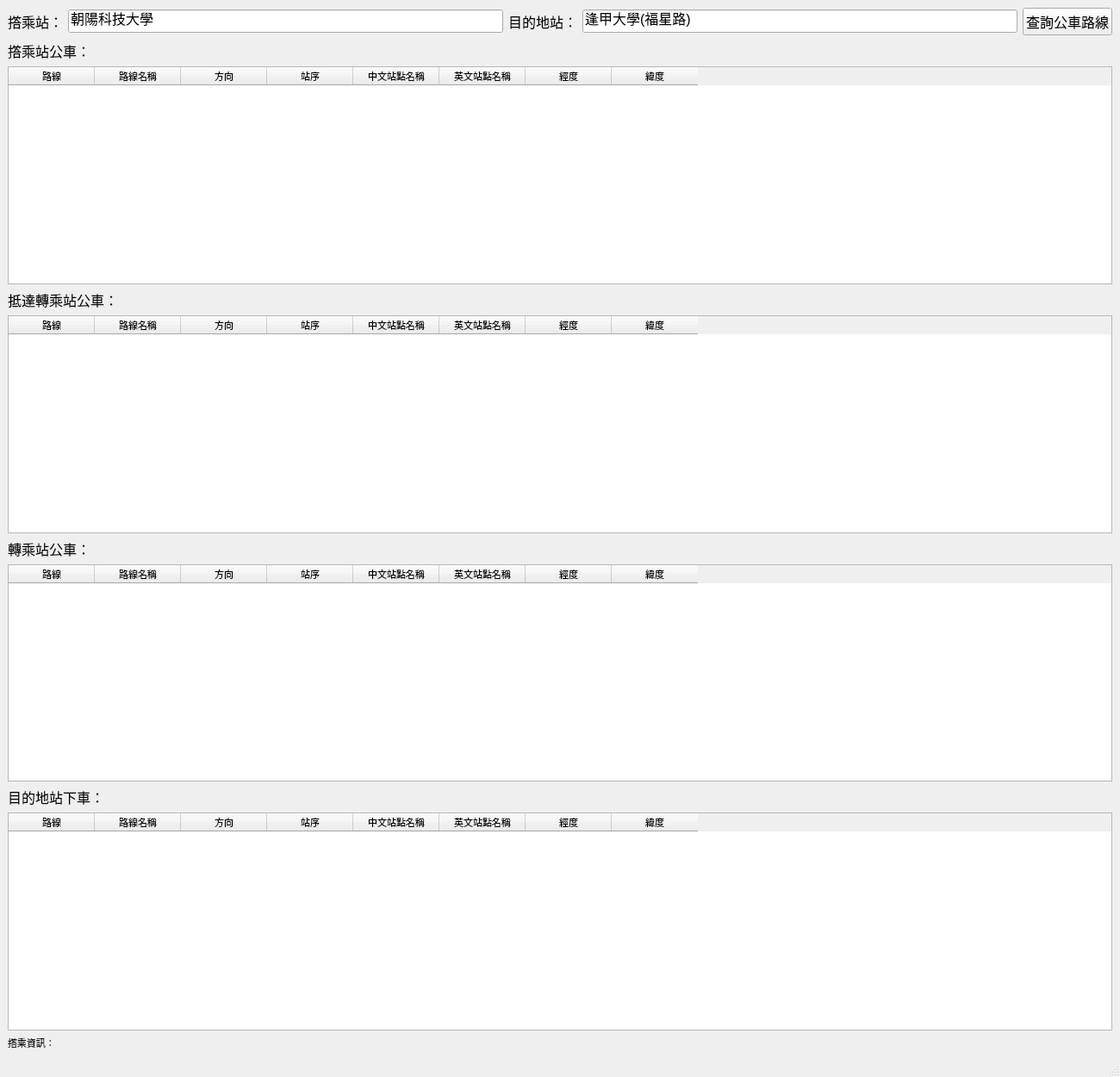
<?xml version="1.0" encoding="UTF-8"?>
<ui version="4.0">
 <class>takeGUI</class>
 <widget class="QMainWindow" name="takeGUI">
  <property name="geometry">
   <rect>
    <x>0</x>
    <y>0</y>
    <width>1300</width>
    <height>1250</height>
   </rect>
  </property>
  <property name="windowTitle">
   <string>撘乘公車</string>
  </property>
  <widget class="QWidget" name="centralwidget">
   <layout class="QGridLayout" name="gridLayout">
    <item row="0" column="0">
     <widget class="QLabel" name="labelTakeStep">
      <property name="font">
       <font>
        <pointsize>12</pointsize>
       </font>
      </property>
      <property name="text">
       <string>撘乘站：</string>
      </property>
     </widget>
    </item>
    <item row="0" column="1">
     <widget class="QLineEdit" name="lineEdit_Take">
      <property name="font">
       <font>
        <pointsize>12</pointsize>
       </font>
      </property>
      <property name="text">
       <string>朝陽科技大學</string>
      </property>
     </widget>
    </item>
    <item row="0" column="2">
     <widget class="QLabel" name="labelDesStep">
      <property name="font">
       <font>
        <pointsize>12</pointsize>
       </font>
      </property>
      <property name="text">
       <string>目的地站：</string>
      </property>
     </widget>
    </item>
    <item row="0" column="3">
     <widget class="QLineEdit" name="lineEdit_Des">
      <property name="font">
       <font>
        <pointsize>12</pointsize>
       </font>
      </property>
      <property name="text">
       <string>逢甲大學(福星路)</string>
      </property>
     </widget>
    </item>
    <item row="0" column="4">
     <widget class="QPushButton" name="takeBTN">
      <property name="font">
       <font>
        <pointsize>12</pointsize>
       </font>
      </property>
      <property name="text">
       <string>查詢公車路線</string>
      </property>
     </widget>
    </item>
    <item row="1" column="0" colspan="2">
     <widget class="QLabel" name="labelTakeBus">
      <property name="font">
       <font>
        <pointsize>12</pointsize>
       </font>
      </property>
      <property name="text">
       <string>撘乘站公車：</string>
      </property>
     </widget>
    </item>
    <item row="2" column="0" colspan="5">
     <widget class="QTableWidget" name="table_TakeInfo">
      <property name="font">
       <font>
        <pointsize>8</pointsize>
       </font>
      </property>
      <property name="editTriggers">
       <set>QAbstractItemView::NoEditTriggers</set>
      </property>
      <property name="selectionMode">
       <enum>QAbstractItemView::SingleSelection</enum>
      </property>
      <property name="selectionBehavior">
       <enum>QAbstractItemView::SelectRows</enum>
      </property>
      <property name="columnCount">
       <number>8</number>
      </property>
      <column>
       <property name="text">
        <string>路線</string>
       </property>
      </column>
      <column>
       <property name="text">
        <string>路線名稱</string>
       </property>
      </column>
      <column>
       <property name="text">
        <string>方向</string>
       </property>
      </column>
      <column>
       <property name="text">
        <string>站序</string>
       </property>
      </column>
      <column>
       <property name="text">
        <string>中文站點名稱</string>
       </property>
      </column>
      <column>
       <property name="text">
        <string>英文站點名稱</string>
       </property>
      </column>
      <column>
       <property name="text">
        <string>經度</string>
       </property>
      </column>
      <column>
       <property name="text">
        <string>緯度</string>
       </property>
      </column>
     </widget>
    </item>
    <item row="3" column="0" colspan="2">
     <widget class="QLabel" name="label_ToTF_Bus">
      <property name="font">
       <font>
        <pointsize>12</pointsize>
       </font>
      </property>
      <property name="text">
       <string>抵達轉乘站公車：</string>
      </property>
     </widget>
    </item>
    <item row="4" column="0" colspan="5">
     <widget class="QTableWidget" name="table_To_TF_Info">
      <property name="font">
       <font>
        <pointsize>8</pointsize>
       </font>
      </property>
      <property name="editTriggers">
       <set>QAbstractItemView::NoEditTriggers</set>
      </property>
      <property name="selectionMode">
       <enum>QAbstractItemView::SingleSelection</enum>
      </property>
      <property name="selectionBehavior">
       <enum>QAbstractItemView::SelectRows</enum>
      </property>
      <property name="columnCount">
       <number>8</number>
      </property>
      <column>
       <property name="text">
        <string>路線</string>
       </property>
      </column>
      <column>
       <property name="text">
        <string>路線名稱</string>
       </property>
      </column>
      <column>
       <property name="text">
        <string>方向</string>
       </property>
      </column>
      <column>
       <property name="text">
        <string>站序</string>
       </property>
      </column>
      <column>
       <property name="text">
        <string>中文站點名稱</string>
       </property>
      </column>
      <column>
       <property name="text">
        <string>英文站點名稱</string>
       </property>
      </column>
      <column>
       <property name="text">
        <string>經度</string>
       </property>
      </column>
      <column>
       <property name="text">
        <string>緯度</string>
       </property>
      </column>
     </widget>
    </item>
    <item row="5" column="0" colspan="2">
     <widget class="QLabel" name="label_TF_To_Bus">
      <property name="font">
       <font>
        <pointsize>12</pointsize>
       </font>
      </property>
      <property name="text">
       <string>轉乘站公車：</string>
      </property>
     </widget>
    </item>
    <item row="6" column="0" colspan="5">
     <widget class="QTableWidget" name="table_TF_To_Info">
      <property name="font">
       <font>
        <pointsize>8</pointsize>
       </font>
      </property>
      <property name="editTriggers">
       <set>QAbstractItemView::NoEditTriggers</set>
      </property>
      <property name="selectionMode">
       <enum>QAbstractItemView::SingleSelection</enum>
      </property>
      <property name="selectionBehavior">
       <enum>QAbstractItemView::SelectRows</enum>
      </property>
      <property name="columnCount">
       <number>8</number>
      </property>
      <column>
       <property name="text">
        <string>路線</string>
       </property>
      </column>
      <column>
       <property name="text">
        <string>路線名稱</string>
       </property>
      </column>
      <column>
       <property name="text">
        <string>方向</string>
       </property>
      </column>
      <column>
       <property name="text">
        <string>站序</string>
       </property>
      </column>
      <column>
       <property name="text">
        <string>中文站點名稱</string>
       </property>
      </column>
      <column>
       <property name="text">
        <string>英文站點名稱</string>
       </property>
      </column>
      <column>
       <property name="text">
        <string>經度</string>
       </property>
      </column>
      <column>
       <property name="text">
        <string>緯度</string>
       </property>
      </column>
     </widget>
    </item>
    <item row="7" column="0" colspan="2">
     <widget class="QLabel" name="label_Des">
      <property name="font">
       <font>
        <pointsize>12</pointsize>
       </font>
      </property>
      <property name="text">
       <string>目的地站下車：</string>
      </property>
     </widget>
    </item>
    <item row="8" column="0" colspan="5">
     <widget class="QTableWidget" name="tableDes">
      <property name="font">
       <font>
        <pointsize>8</pointsize>
       </font>
      </property>
      <property name="editTriggers">
       <set>QAbstractItemView::NoEditTriggers</set>
      </property>
      <property name="selectionMode">
       <enum>QAbstractItemView::SingleSelection</enum>
      </property>
      <property name="selectionBehavior">
       <enum>QAbstractItemView::SelectRows</enum>
      </property>
      <property name="columnCount">
       <number>8</number>
      </property>
      <column>
       <property name="text">
        <string>路線</string>
       </property>
      </column>
      <column>
       <property name="text">
        <string>路線名稱</string>
       </property>
      </column>
      <column>
       <property name="text">
        <string>方向</string>
       </property>
      </column>
      <column>
       <property name="text">
        <string>站序</string>
       </property>
      </column>
      <column>
       <property name="text">
        <string>中文站點名稱</string>
       </property>
      </column>
      <column>
       <property name="text">
        <string>英文站點名稱</string>
       </property>
      </column>
      <column>
       <property name="text">
        <string>經度</string>
       </property>
      </column>
      <column>
       <property name="text">
        <string>緯度</string>
       </property>
      </column>
     </widget>
    </item>
    <item row="9" column="0" colspan="5">
     <widget class="QLabel" name="takeToDesLabel">
      <property name="font">
       <font>
        <pointsize>8</pointsize>
       </font>
      </property>
      <property name="layoutDirection">
       <enum>Qt::RightToLeft</enum>
      </property>
      <property name="text">
       <string>撘乘資訊：</string>
      </property>
      <property name="alignment">
       <set>Qt::AlignLeading|Qt::AlignLeft|Qt::AlignTop</set>
      </property>
     </widget>
    </item>
   </layout>
  </widget>
  <widget class="QMenuBar" name="menubar">
   <property name="geometry">
    <rect>
     <x>0</x>
     <y>0</y>
     <width>1300</width>
     <height>21</height>
    </rect>
   </property>
  </widget>
  <widget class="QStatusBar" name="statusbar"/>
 </widget>
 <resources/>
 <connections/>
</ui>
